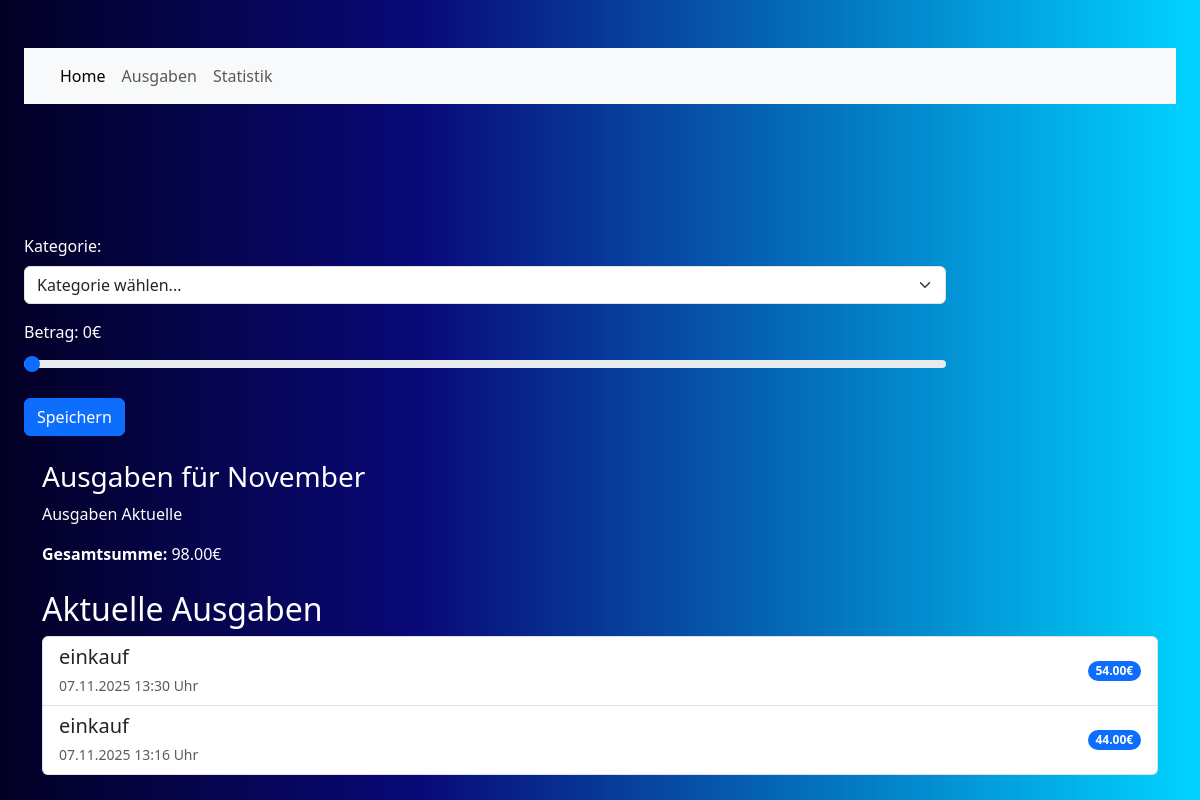
Before: /home/ with the older database file.
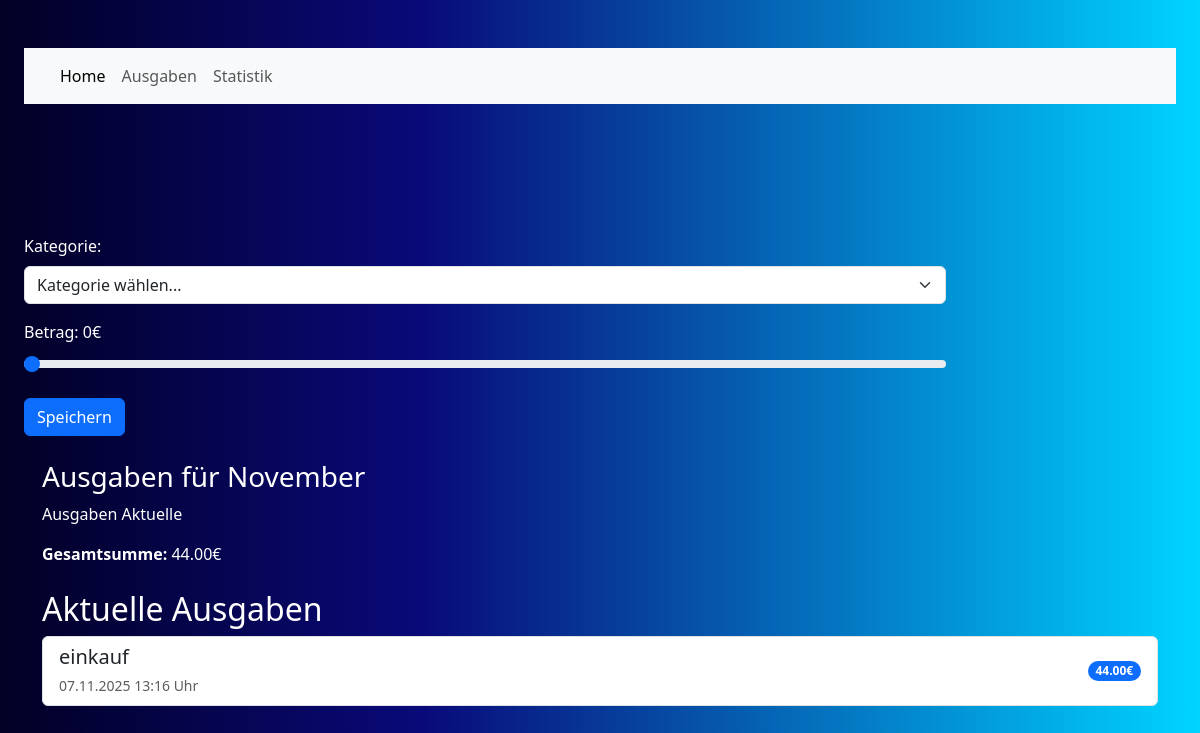
After: the same page with the newer database file.
### home/models.py (models this page shows, shortened)
class Ausgabe(models.Model):
    ausgaben_höhe = models.DecimalField(max_digits=10, decimal_places=2, default=0)
    ausgaben_kategorie = models.CharField(max_length=100)
    zeitpunkt_ausgabe = models.DateTimeField(auto_now_add=True)  # Automatisch setzen!
    class Meta:
        verbose_name = "Ausgabe"
        verbose_name_plural = "Ausgaben"  # Plural nur für Admin-Anzeige

### home/views.py (the view)
# urls.py: path('', views.main_view, name='main'),  # ← main_view verwenden!
def main_view(request):
    heute = datetime.now()
    monat = heute.month
    jahr = heute.year
    monate = ['Januar', 'Februar', 'März', 'April', 'Mai', 'Juni',
              'Juli', 'August', 'September', 'Oktober', 'November', 'Dezember']
    monat_name = monate[monat - 1]
    ausgaben_monatlich = Ausgabe.objects.filter(
        zeitpunkt_ausgabe__month=monat,
        zeitpunkt_ausgabe__year=jahr
    ).order_by('-zeitpunkt_ausgabe')
    gesamt_summe = 0
    for ausgabe in ausgaben_monatlich:
        print(f"Kategorie: {ausgabe.ausgaben_kategorie} - Höhe: {ausgabe.ausgaben_höhe}€")
        gesamt_summe += ausgabe.ausgaben_höhe
    print(f"Gesamtsumme für {monat}/{jahr}: {gesamt_summe}€")
    kategorien_daten = ausgaben_monatlich.values('ausgaben_kategorie').annotate(
        summe=Sum('ausgaben_höhe')
    ).order_by('-summe')
    chart_labels = [item['ausgaben_kategorie'] for item in kategorien_daten]
    chart_data = [float(item['summe']) for item in kategorien_daten]
    chart_labels_json = json.dumps(chart_labels)
    chart_data_json = json.dumps(chart_data)
    context = {
        'ausgaben': ausgaben_monatlich,
        'gesamt_summe': gesamt_summe,
        'monat': monat,
        'monat_name': monat_name,
        'jahr': jahr,
        'chart_labels': chart_labels_json,
        'chart_data': chart_data_json,
    }
    return render(request, 'home/main.html', context)

### home/templates/home/main.html (shortened to what this page needs)
{% load static %}
<!DOCTYPE html>
<html>
<head>
    <link rel="stylesheet" href="{% static 'home/style.css' %}">
    <link href="https://cdn.jsdelivr.net/npm/bootstrap@5.3.2/dist/css/bootstrap.min.css" rel="stylesheet">
</head>
<body>
    <section id="main-section-home">
        <section>
            <div id="eingabe-form">
                <nav class="navbar navbar-expand-lg bg-body-tertiary">
                    <div class="container-fluid">
                        <div class="collapse navbar-collapse" id="navbarNav">
                            <ul class="navbar-nav">
                                <li class="nav-item">
                                    <a class="nav-link active" aria-current="page" href="#">Home</a>
                                </li>
                                <li class="nav-item">
                                    <a class="nav-link" href="#">Ausgaben</a>
                                </li>
                                <li class="nav-item">
                                    <a class="nav-link" href="#">Statistik</a>
                                </li>
                            </ul>
                        </div>
                    </div>
                </nav>
            </div>
            <div id="main-wrapper">
                <form hx-post="{% url 'home:add_cost' %}"
                      hx-target="#result"
                      hx-swap="afterbegin">
                    <div class="mb-3">
                        <label for="ausgaben_kategorie" class="form-label">Kategorie:</label>
                        <select id="ausgaben_kategorie"
                                name="ausgaben_kategorie"
                                class="form-select"
                                required>
                            <option value="">Kategorie wählen...</option>
                        </select>
                    </div>
                    <div class="mb-3">
                        <label for="ausgaben_höhe" class="form-label">
                            Betrag: <span id="amount-value">0</span>€
                        </label>
                        <input
                            type="range"
                            id="ausgaben_höhe"
                            name="ausgaben_höhe"
                            class="form-range"
                            min="0"
                            max="250"
                            value="0">
                    </div>
                    <button type="submit" class="btn btn-primary">Speichern</button>
                </form>
            </div>
        </section>
        <div class="container mt-4">
            <h3>Ausgaben für {{ monat_name }} </h3>
            <div class="mb-1">
                <p>Ausgaben Aktuelle</p>
                <strong>Gesamtsumme:</strong> {{ gesamt_summe }}€
            </div>
        </div>
        <div class="container mt-4">
            <h2>Aktuelle Ausgaben</h2>
            {% if ausgaben %}
                <div class="list-group">
                    {% for ausgabe in ausgaben %}
                        <div class="list-group-item d-flex justify-content-between align-items-center">
                            <div>
                                <h5 class="mb-1">{{ ausgabe.ausgaben_kategorie }}</h5>
                                <small class="text-muted">{{ ausgabe.zeitpunkt_ausgabe|date:"d.m.Y H:i" }} Uhr</small>
                            </div>
                            <span class="badge bg-primary rounded-pill">{{ ausgabe.ausgaben_höhe }}€</span>
                        </div>
                    {% endfor %}
                </div>
            {% else %}
                <div class="alert alert-info">
                    Noch keine Ausgaben vorhanden. Füge deine erste Ausgabe hinzu!
                </div>
            {% endif %}
        </div>
    </section>
</body>
</html>

Changed rows visible on the page:
removed Ausgabe: ausgaben_kategorie "einkauf", zeitpunkt_ausgabe "07.11.2025 13:30", ausgaben_höhe "54.00"
Other visible differences:
{{ gesamt_summe }}: "98.00" → "44.00"
